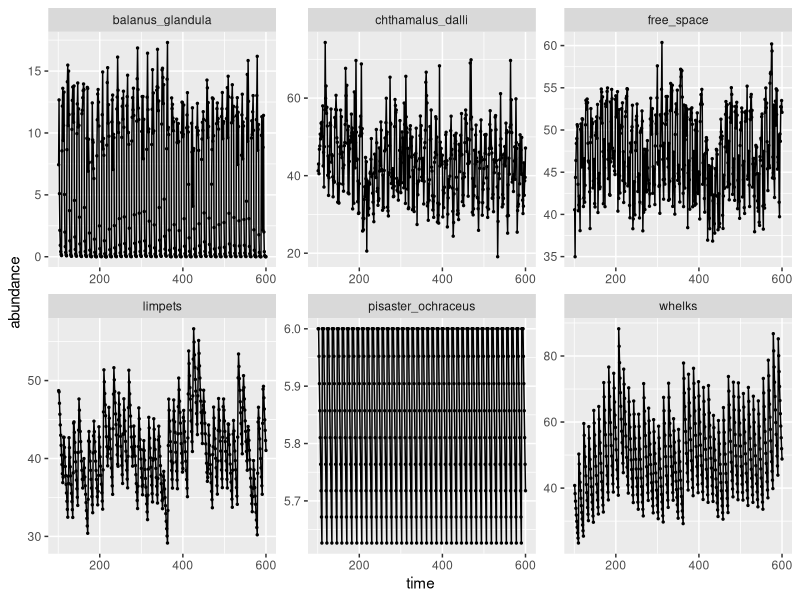

Reproduce this figure in R.
## updated version of the forde & doak 2004 model
## changes primarily to the whelk and seastar predation models

do.free.space.calculation <- function(T, B, size.B, C, size.C, L, size.L) {
  # T = total area
  # B is the population size of Balanus glandula
  # size.B = average size of adult B. glandula
  # C is population size of Chthamalus fissus/dalli
  # size.C = average size of C. fissus/dalli
  # L is population size of limpets
  # size.L = average size of an adult limpet
  F <- T - (B*size.B + C*size.C + L*size.L)
  return(F)
}

# for barnacles and limpets
do.potential.recruitment <- function(F, size.x, size.recruit.x, larvae.x) {
  # F is the amount of free space on the rock
  # size.x is the average size (e.g. size.B, size.C, or size.L)
  # size.recruit.x is the size of a recruit
  # larvae.x is the number of settling larvae of species x
  L <- (F/size.x)*(1-exp(-(size.recruit.x*larvae.x)/F))
  return(L)
}

do.actual.recruitment <- function(F, L, S, L.B, size.B, L.C, size.C, L.L, size.L) {
  # L is the potential recruits of target species
  # S is the survival of recruits of target species
  # L.B is potential recruits of B. glandula
  # L.C is potential recruits of C. fissus/dalli
  # L.L is potential recruits of limpets
  # size.B = average size of adult B. glandula
  # size.C = average size of C. fissus/dalli
  # size.L = average size of an adult limpet
  
  ## note: below is eqn 2 in appendix, causes populations to crash
  ## because the fraction is >>1
  R <- ((F*S) / (L.B*size.B + L.C*size.C + L.L*size.L)) * L
  
  ## rewrite logically as fraction of occupied space
  #R <- ((L.B*size.B + L.C*size.C + L.L*size.L) / F) * S * L
  return(R)
}

do.population.size.barnacles <- function(S, p.whelk, W.prev, X.prev, S.r, R, p.star, P.prev) {
  # S is survivorship (before whelk predation)
  # p.whelk is the encounter rate of barnacles by whelks
  # W.prev is the whelk population size in the previous month
  # X.prev is the barnacle population size in the previous month
  # S.r is the survivorship of recruits
  # R is the number of recruits
  # p.star is the encounter rate of barnacles by sea stars
  # P.prev is the whelk population size in the previous month
  
  # rewritten from previous form to make more intuitive sense
  X_before_predation <- S*X.prev
  X <- X_before_predation + S.r*R - p.whelk*W.prev*X_before_predation - 
    p.star*P.prev*X_before_predation
  return (X)
}

do.population.size.limpets <- function(S, L.prev, S.r, R, delta) {
  # S is survivorship
  # L.prev is the limpet population size in the previous month
  # S.r is the survivorship of recruits
  # R is the number of recruits
  # delta is density-dependence 
  L <- S*L.prev + S.r*R*exp(delta*L.prev)
  return(L)
}

do.population.size.whelks <- function(W.prev, 
                                      #W.feeding, 
                                      S, 
                                      R) {
  # W.prev is whelk population size in the previous month
  # p is per capita predation rate
  # B.prev is the B. glandula population
  # C.prev is the C. fissus/dalli population
  # R is the recruitment rate
  # S is the survival rate
  # W.feeding is food intake
  
  # note that the functional form of this population model is unclear
  # from the manuscript. Alternate model forms could be:
  W <- W.prev * S + R
  # W <- W.prev * W. feeding + R
  # W <- W.prev*W.feeding*S + R
  
  return(W)
}

do.whelk.recruitment <- function(avg.C, avg.B, p, Y, W.prev, B.prev, C.prev) {
  # avg.C is the average number of C. fissus/dalli from April through June
  # avg. B is the average number of B. glandula from April through June
  # p is the per capita predation rate
  R <- (avg.C + avg.B)*3*p*Y*W.prev*(B.prev+C.prev)
  if (R >= 90) {
    # note that if the max. recruitment rate is not set, then
    # whelk recruitment becomes very large very quickly
    R <- 90
  }
  return(R)
}

do.population.size.seastar <- function(S, P.prev, R) {
  # S is seastar adult survival
  # P.prev is previous seastar population size
  
  # note that there is a typo in equation 7 in Forde & Doak appendix 
  # where "P.prev" (= P at time t-1) is incorrectly included as 
  # P at time t+1
  
  # adult population size should be a function of mortality & prey consumption
  # how to set up predator density dependence? type 2 functional response
  # 'attack rate' = 'encounter rate'
  #type_ii_barn <- (attack * X) / (1 + (attack * handling * X))
  # or use estimates from novak et al. 2017 (calculate myself)
  #attack <- .
  
  #P <- p.po.balanus*B*P.prev + p.po.chtham*C*P.prev + survival.recruit.P*R - (1 -S)*P.prev 
  
  P <- S*P.prev + survival.recruit.P*R
  
  if (P > 6) {
    P <- 6
  }
  if(P<0) {
    P <- 0
  }
  return(P)
}

# ----------------------------------------------------------------------------------------------------
# model parameters
size.B <- .98
size.C <- .32
size.L <- .8

size.recruit.B <- .03
size.recruit.C <- .03
size.recruit.L <- .03

survival.B <- .7
survival.C <- .7
survival.L <- .97
survival.W <- .94
survival.P <- .992


survival.recruit.B <- .7
survival.recruit.C <- .7
survival.recruit.L <- .88
survival.recruit.P <- .998

delta <- -.02 # density dependence for limpets
p.whelk <- .01 # per capita whelk predation rate
Y <- .01 # whelk conversion rate
p.seastar <- .007 # per capita whelk predation rate

T <- 100

# ----------------------------------------------------------------------------------------------------
# Initial conditions

years <- 50
timesteps <- years*12
month <- rep(c("Apr", "May", "Jun", "Jul", "Aug", 
               "Sep", "Oct", "Nov", "Dec", "Jan", "Feb", "Mar"), years)
summer <- c("Apr", "May", "Jun", "Jul", "Aug", "Sep")
winter <- c("Oct", "Nov", "Dec", "Jan", "Feb", "Mar")

B <- C <- L <- W <- P <- F <- rep(NA, timesteps)
B[1] <- 4100
C[1] <- 11000
#B[1] <- 0
#C[1] <- 0
L[1] <- 239
W[1] <- 93
P[1] <- 1

F[1] <- do.free.space.calculation(T=T, B=B[1], size.B=size.B, C=C[1], 
                                  size.C=size.C, L=L[1], size.L=size.L)

B.mean <- 50000
B.stdev <-sqrt(3.24*10^10)
location.B <- log(B.mean^2 / sqrt(B.stdev^2 + B.mean^2))
shape.B <- sqrt(log(1 + (B.stdev^2 / B.mean^2)))

C.mean <- 30000
C.stdev <- sqrt(3.6*10^9)
location.C <- log(C.mean^2 / sqrt(C.stdev^2 + C.mean^2))
shape.C <- sqrt(log(1 + (C.stdev^2 / C.mean^2)))

L.mean <- 2400
L.stdev <- sqrt(1.7*10^7)
location.L <- log(L.mean^2 / sqrt(L.stdev^2 + L.mean^2))
shape.L <- sqrt(log(1 + (L.stdev^2 / L.mean^2)))

P.mean <- 3800
P.stdev <- sqrt(3.7*10^7)
location.P <- log(P.mean^2 / sqrt(P.stdev^2 + P.mean^2))
shape.P <- sqrt(log(1 + (P.stdev^2 / P.mean^2)))
  
 
  
  
for (t in 2:timesteps) {
  B.potential.recruits <- do.potential.recruitment(F=F[t-1], size.x=size.B, size.recruit.x=size.recruit.B, 
                                                   larvae.x=rlnorm(n=1, location.B, shape.B))
  C.potential.recruits <- do.potential.recruitment(F=F[t-1], size.x=size.C, size.recruit.x=size.recruit.C, 
                                                   larvae.x=rlnorm(n=1, location.C, shape.C))
  L.potential.recruits <- do.potential.recruitment(F=F[t-1], size.x=size.L, size.recruit.x=size.recruit.L, 
                                                   larvae.x=rlnorm(n=1, location.L, shape.L))
  
  # note that there are more recruits than potential recruits :(

  B.recruits<-0
  C.recruits<-0
  L.recruits<-0
  P.recruits<-0
  
  if(any(month[t] == c("Apr", "May", "Jun", "Jul", "Aug", "Sep"))) {
  
  B.recruits <- do.actual.recruitment(F=F[t-1], L= B.potential.recruits, 
                                      S = survival.B,
                                      L.B=B.potential.recruits, 
                                      size.B=size.B, L.C=C.potential.recruits, size.C=size.C,
                                      L.L=L.potential.recruits, size.L=size.L)
  
  }
  
  C.recruits <- do.actual.recruitment(F=F[t-1], L= C.potential.recruits, 
                                      S = survival.C,
                                      L.B=B.potential.recruits, 
                                      size.B=size.B, L.C=C.potential.recruits, size.C=size.C,
                                      L.L=L.potential.recruits, size.L=size.L)
  
  
  if(any(month[t] == c("Jul", "Aug", "Sep"))) {
  
  
  L.recruits <- do.actual.recruitment(F=F[t-1], L= L.potential.recruits, 
                                      S = survival.L,
                                      L.B=B.potential.recruits, 
                                      size.B=size.B, L.C=C.potential.recruits, size.C=size.C,
                                      L.L=L.potential.recruits, size.L=size.L)
  }
  
  if(any(month[t] == c("Jun", "Jul", "Aug", "Sep"))) {
  
  P.recruits <- rlnorm(n=1, location.P, shape.P)
  
  }
  
  
  B[t] <- do.population.size.barnacles(S=survival.B, p.whelk=p.whelk, W.prev = W[t-1], X.prev=B[t-1],
                                       S.r = survival.recruit.B, R=B.recruits, p.star=p.seastar, P.prev=P[t-1])
  C[t] <- do.population.size.barnacles(S=survival.C, p.whelk=p.whelk, W.prev = W[t-1], X.prev=C[t-1],
                                       S.r = survival.recruit.C, R=C.recruits, p.star=p.seastar, P.prev=P[t-1])
  L[t] <- do.population.size.limpets(S=survival.L, L.prev=L[t-1], S.r=survival.recruit.L, R=L.recruits, delta=delta)
  
  if(month[t] == "Jun") {
    W.recruits <- do.whelk.recruitment(avg.C=mean(c(C[t], C[t-1], C[t-2])), 
                                       avg.B=mean(c(B[t], B[t-1], B[t-2])),
                                       p=p.whelk, Y=Y, W.prev=W[t-1], B.prev=B[t], C.prev=C[t])   
  } else {
    W.recruits <- 0
  }
  
  ## Include this if using form of whelk population model that depends 
  ## on barnacle population size
  
  # if(month[t] %in% summer) {
  #   W.feeding <- p.whelk*(B[t-1]+C[t-1]) / (1+ (p.whelk*(B[t-1]+C[t-1])))
  # } else {
  #   W.feeding <- p.whelk*(B[t-6]+C[t-6]) / (1+ (p.whelk*(B[t-6]+C[t-6])))
  # }
  
  W[t] <- do.population.size.whelks(W.prev=W[t-1],
                                    #W.feeding = W.feeding, 
                                    S = survival.W,
                                    R=W.recruits)
  
  P[t] <- do.population.size.seastar(S=survival.P, P.prev=P[t-1], R=P.recruits)
  
  F[t] <- do.free.space.calculation(T=T, B=B[t], size.B=size.B, C=C[t], 
                                    size.C=size.C, L=L[t], size.L=size.L)
  
}

# quartz(width=8, height=4)
# par(mfrow=c(1,3))
# plot(B, xlab="Time", ylab="B. glandula")
# plot(C, xlab="Time", ylab="C. fissus")
# plot(L, xlab="Time", ylab="Limpets")
# 
# quartz(width=6, height=4)
# par(mfrow=c(1,3))
# plot(W, xlab="Time", ylab="Whelk")
# plot(P, xlab="Time", ylab="Seastars")
# plot(F, xlab = "Time", ylab = "Free Space")

## plot ggplot results
library(tidyverse)
library(ggplot2)
library(tidyr)
fd_results <- tibble(time = seq(1:length(B)),
                     balanus_glandula = B,
                     chthamalus_dalli = C,
                     limpets = L,
                     whelks = W,
                     pisaster_ochraceus = P,
                     free_space = F)

fd_results<-fd_results[fd_results$time>100,]

plot.new()
fd_results %>%
  gather(balanus_glandula:free_space, key = "species", 
         value = "abundance") %>%
  ggplot(aes(x = time, y = abundance)) +
  geom_point(size = 0.5) +
  geom_line() + 
  facet_wrap(~species, scales = "free")
